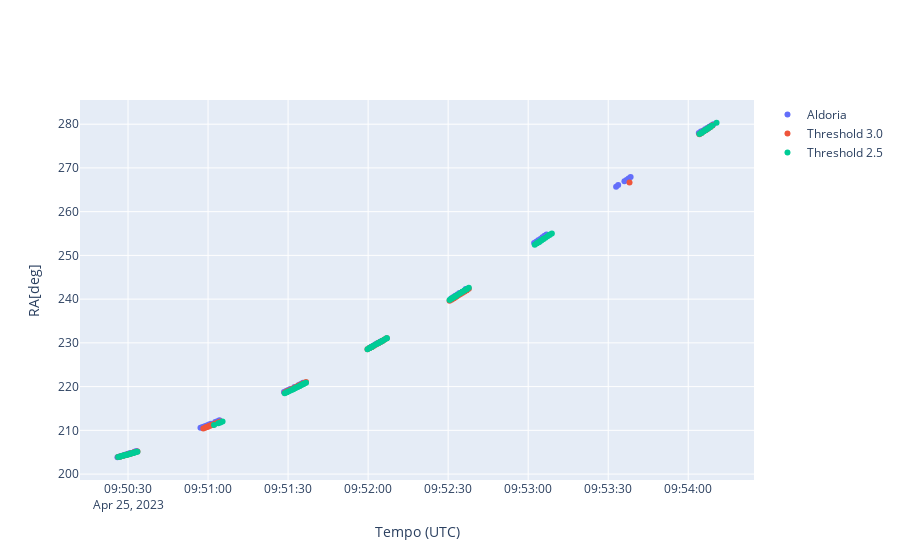
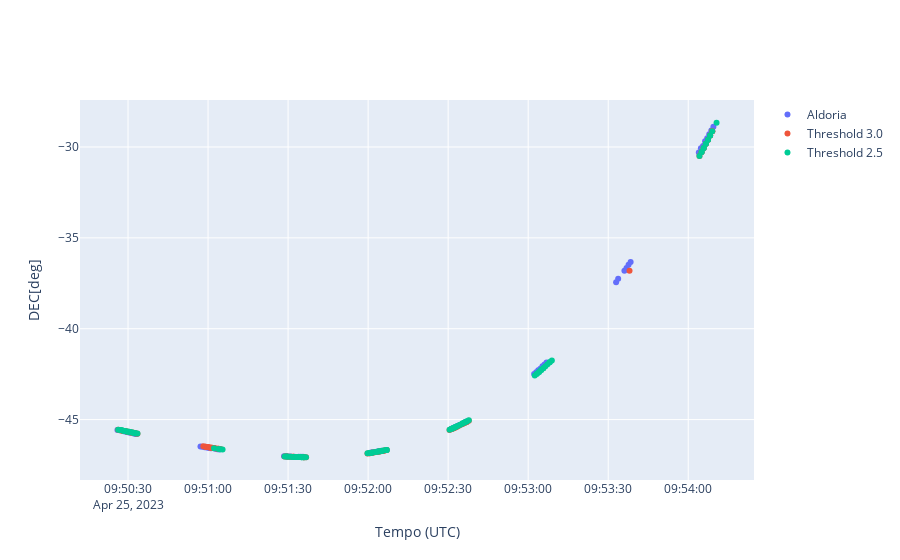

The notebook cell saved with these charts, in order:
### Markdown cell above
### Comparação com os dados da Aldoria

Após a filtragem dos dados e nova interpolação, podemos plotar novamente para comparação com os dados da Aldoria.

### Code cell
plot_data(
    df_list=[tdm_aldoria_raw, tdm_30_fit, tdm_25_fit],
    legend=['Aldoria', 'Threshold 3.0', 'Threshold 2.5'],
    y_data=['RA[deg]', 'DEC[deg]'],
    x_data='Tempo (UTC)',
)
